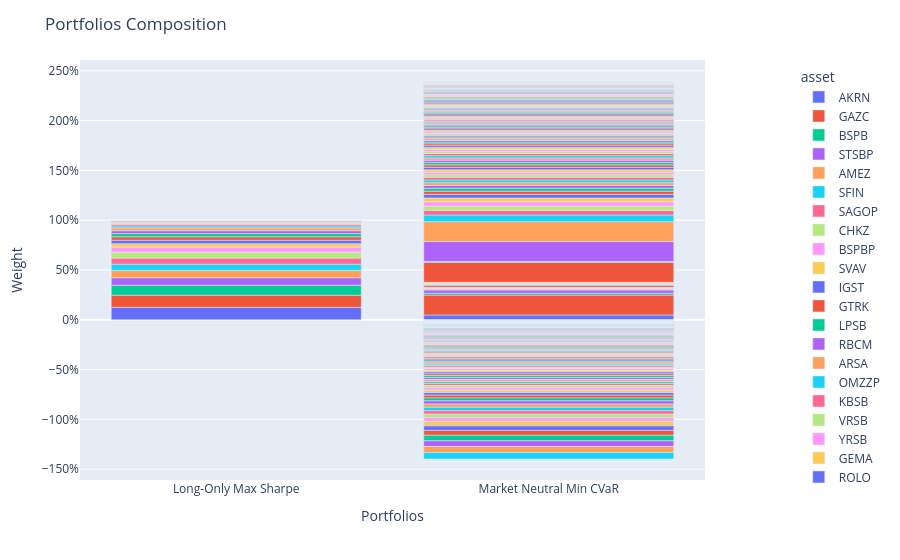

The notebook cell saved with this chart:
### Code cell
population = Population([pred_long_only, pred_market_neutral])

population.summary()

fig = population.plot_cumulative_returns()
fig.show(renderer="browser")
population.plot_composition()
